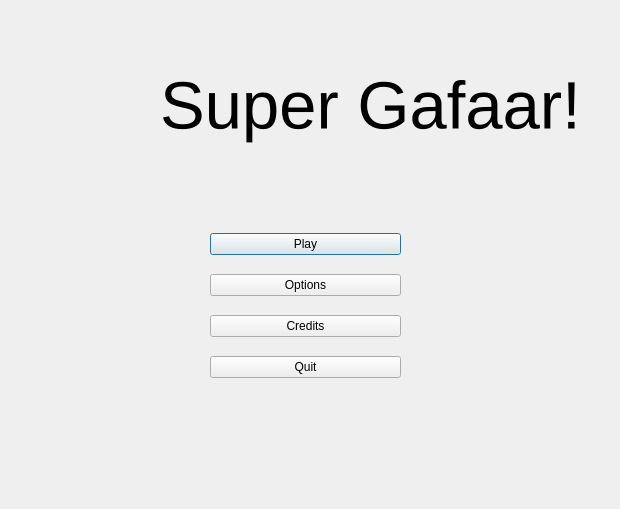
<?xml version="1.0" encoding="UTF-8"?>
<ui version="4.0">
 <class>Menu</class>
 <widget class="QDialog" name="Menu">
  <property name="geometry">
   <rect>
    <x>0</x>
    <y>0</y>
    <width>620</width>
    <height>509</height>
   </rect>
  </property>
  <property name="windowTitle">
   <string>Dialog</string>
  </property>
  <widget class="QWidget" name="verticalLayoutWidget">
   <property name="geometry">
    <rect>
     <x>210</x>
     <y>220</y>
     <width>191</width>
     <height>171</height>
    </rect>
   </property>
   <layout class="QVBoxLayout" name="verticalLayout">
    <item>
     <widget class="QPushButton" name="playButton">
      <property name="text">
       <string>Play</string>
      </property>
     </widget>
    </item>
    <item>
     <widget class="QPushButton" name="optionsButton">
      <property name="text">
       <string>Options</string>
      </property>
     </widget>
    </item>
    <item>
     <widget class="QPushButton" name="creditsButton">
      <property name="text">
       <string>Credits</string>
      </property>
     </widget>
    </item>
    <item>
     <widget class="QPushButton" name="quitButton">
      <property name="text">
       <string>Quit</string>
      </property>
     </widget>
    </item>
   </layout>
  </widget>
  <widget class="QLabel" name="GameTitle">
   <property name="geometry">
    <rect>
     <x>160</x>
     <y>40</y>
     <width>461</width>
     <height>131</height>
    </rect>
   </property>
   <property name="font">
    <font>
     <pointsize>50</pointsize>
    </font>
   </property>
   <property name="cursor">
    <cursorShape>CrossCursor</cursorShape>
   </property>
   <property name="frameShape">
    <enum>QFrame::Shape::NoFrame</enum>
   </property>
   <property name="text">
    <string>Super Gafaar!</string>
   </property>
  </widget>
 </widget>
 <resources/>
 <connections/>
</ui>
